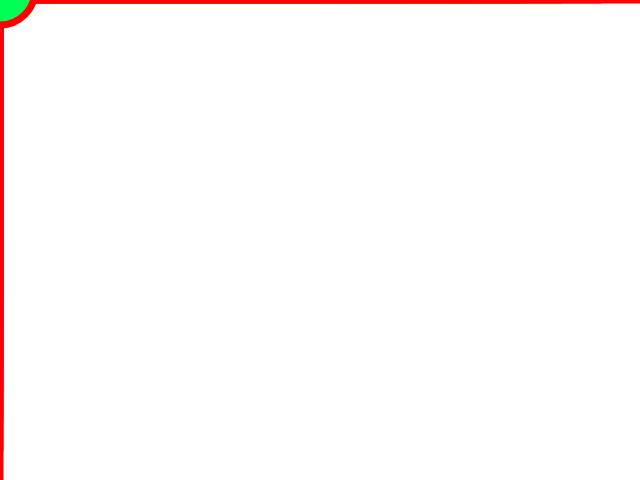
Frame 1 (no input)
Frame 60 (no input): identical to frame 1, image omitted
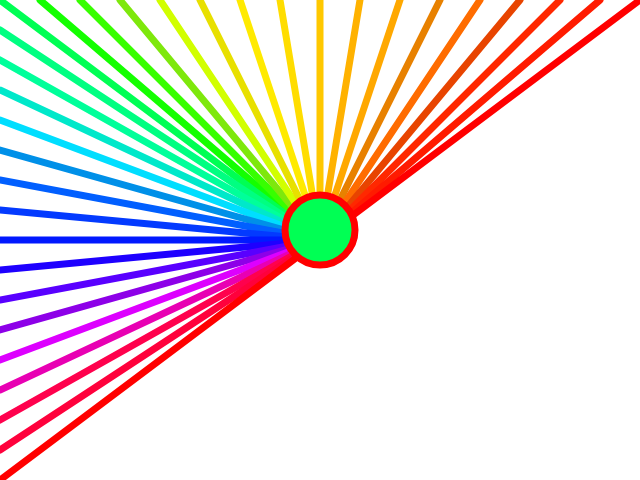
Frame 120 (the mouse pressed at the canvas centre since frame 60)

The p5.js sketch that drew these frames (run headless with seeded random() and noise() and a simulated clock; from frame 60 on, the mouse is pressed at the canvas centre):

// p5.js sketch
// ── sketch.js

function setup() {
createCanvas(640, 480);
}

function draw() {
background("white");
strokeWeight(7);

fill("lightblue");

if (mouseX > width/2) {
		fill("red");
	} else {
		fill(0,255,84);
	}
	
/*up*/
stroke(20,255,0);
line(mouseX, mouseY, 40, 0);
stroke(55,255,0);
line(mouseX, mouseY, 80, 0);
stroke(126,232,12);
line(mouseX, mouseY, 120, 0);
stroke(209,255,0);
line(mouseX, mouseY, width/4, 0);
stroke(232,224,0);
line(mouseX, mouseY, 200, 0);
stroke(255,234,0);
line(mouseX, mouseY, 240, 0);
stroke(255,221,0);
line(mouseX, mouseY, 280, 0);
stroke(255,200,0);
line(mouseX, mouseY, width/2, 0);
stroke(255,178,0);
line(mouseX, mouseY, 360, 0);
stroke(255,168,0);
line(mouseX, mouseY, 400, 0);
stroke(232,129,0);
line(mouseX, mouseY, 440, 0);
stroke(255,108,0);
line(mouseX, mouseY, 480, 0);
stroke(232,68,0);
line(mouseX, mouseY, 520, 0);
stroke(255,40,0);
line(mouseX, mouseY, 560, 0);
stroke(255,27,0);
line(mouseX, mouseY, 600, 0);
stroke(255,0,0);
line(mouseX, mouseY, width, 0);

/*left*/
stroke(0,255,84);
line(mouseX, mouseY, 0, 0);
stroke(0,255,129);
line(mouseX, mouseY, 0, 30);
stroke(0,255,154);
line(mouseX, mouseY, 0, height/8);
stroke(0,232,202);
line(mouseX, mouseY, 0, 90);
stroke(0,222,255);
line(mouseX, mouseY, 0, height/4);
stroke(0,144,232);
line(mouseX, mouseY, 0, 150);
stroke(1,95,255);
line(mouseX, mouseY, 0, 180);
stroke(3,58,255);
line(mouseX, mouseY, 0, 210);
stroke(1,25,255);
line(mouseX, mouseY, 0, height/2);
stroke(30,0,255);
line(mouseX, mouseY, 0, 270);
stroke(89,0,255);
line(mouseX, mouseY, 0, 300);
stroke(141,0,232);
line(mouseX, mouseY, 0, 330);
stroke(221,0,255);
line(mouseX, mouseY, 0, 360);
stroke(232,0,179);
line(mouseX, mouseY, 0, 390);
stroke(255,1,77);
line(mouseX, mouseY, 0, 420);
stroke(255,1,60);
line(mouseX, mouseY, 0, 450);
stroke(255,0,0);
line(mouseX, mouseY, 0, height);

ellipse(mouseX, mouseY - 10, 70, 70);
}

// ── hw4.html
<!DOCTYPE html>
<html>
<head>
    <title>Homework 4</title>
    <meta charset="utf-8">
    <link href="style.css" rel="stylesheet" type="text/css">
</head>
<body>
  <h1> Homework 4 </h1>
    <ul>
        <li class="link"><a href="index.html">Home</a></li>
    </ul>
    <script src="p5.min.js"></script>
    <script src="sketch.js"></script>
    <p> By Alyona Perminova</p>
</body>
</html>
